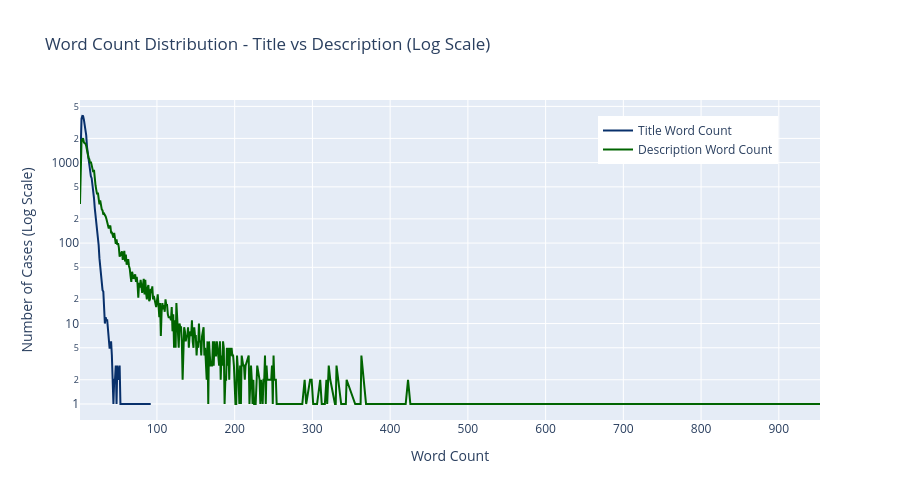

The notebook cell saved with this chart:
### Markdown cell above
## 16. EDA — Word Count Line Graph (Log Scale)
A line chart compares the frequency distributions of title and description word counts on a logarithmic scale. This visualization highlights differences in text length distributions and helps identify outliers or unusual patterns.

### Code cell
# Compute word count columns if missing
if 'title_word_count' not in master_df.columns:
    master_df['title_word_count'] = master_df['TITLE'].astype(str).str.split().apply(len)
if 'description_word_count' not in master_df.columns:
    master_df['description_word_count'] = master_df['CASE_DESCRIPTION'].astype(str).str.split().apply(len)

# Compute frequency distributions
title_freq = master_df['title_word_count'].value_counts().sort_index()
desc_freq = master_df['description_word_count'].value_counts().sort_index()

fig = go.Figure()

fig.add_trace(go.Scatter(
    x=title_freq.index,
    y=title_freq.values,
    mode='lines',
    name='Title Word Count',
    line=dict(color='#08306b', width=2),
    hovertemplate='Word Count: %{x}<br>Cases: %{y:,}<extra>Title</extra>'
))

fig.add_trace(go.Scatter(
    x=desc_freq.index,
    y=desc_freq.values,
    mode='lines',
    name='Description Word Count',
    line=dict(color='#006400', width=2),
    hovertemplate='Word Count: %{x}<br>Cases: %{y:,}<extra>Description</extra>'
))

fig.update_layout(
    title='Word Count Distribution - Title vs Description (Log Scale)',
    xaxis_title='Word Count',
    yaxis_title='Number of Cases (Log Scale)',
    yaxis_type='log',
    height=500,
    hovermode='x unified',
    legend=dict(x=0.7, y=0.95)
)
fig.show()

# Save high-res image to Results/_iteration_0 folder
fig.write_image(PATHS['results'] / 'Word Count Distribution - Title vs Description (Log Scale).png', scale=4, engine='kaleido')
print(f"Saved high-res chart to: {PATHS['results'] / 'Word Count Distribution - Title vs Description (Log Scale).png'}")

### Figure 1 — Plotly figure (JSON) as saved in the notebook; plotly's stock layout.template omitted (floating-point values rounded to 4 significant figures; data arrays with more than 128 entries replaced by an {"elided": "..."} marker saying what was removed)
{"data": [{"hovertemplate": "Word Count: %{x}<br>Cases: %{y:,}<extra>Title</extra>", "line": {"color": "#08306b", "width": 2}, "mode": "lines", "name": "Title Word Count", "type": "scatter", "x": [1, 2, 3, 4, 5, 6, 7, 8, 9, 10, 11, 12, 13, 14, 15, 16, 17, 18, 19, 20, 21, 22, 23, 24, 25, 26, 27, 28, 29, 30, 31, 32, 33, 34, 35, 36, 37, 38, 39, 40, 41, 42, 44, 45, 46, 47, 48, 49, 50, 52, 53, 54, 56, 57, 59, 60, 63, 66, 70, 75, 76, 80, 92], "y": [749, 2094, 3531, 3798, 3780, 3419, 2962, 2529, 2179, 1572, 1312, 991, 879, 702, 677, 640, 535, 466, 363, 272, 218, 173, 158, 117, 94, 65, 49, 45, 34, 26, 25, 13, 10, 12, 11, 11, 8, 7, 5, 5, 6, 4, 1, 2, 2, 3, 1, 3, 2, 3, 1, 1, 1, 1, 1, 1, 1, 1, 1, 1, 1, 1, 1]}, {"hovertemplate": "Word Count: %{x}<br>Cases: %{y:,}<extra>Description</extra>", "line": {"color": "#006400", "width": 2}, "mode": "lines", "name": "Description Word Count", "type": "scatter", "x": {"elided": "307 int values"}, "y": {"elided": "307 int values"}}], "layout": {"height": 500, "hovermode": "x unified", "legend": {"x": 0.7, "y": 0.95}, "title": {"text": "Word Count Distribution - Title vs Description (Log Scale)"}, "xaxis": {"title": {"text": "Word Count"}}, "yaxis": {"title": {"text": "Number of Cases (Log Scale)"}, "type": "log"}}}
